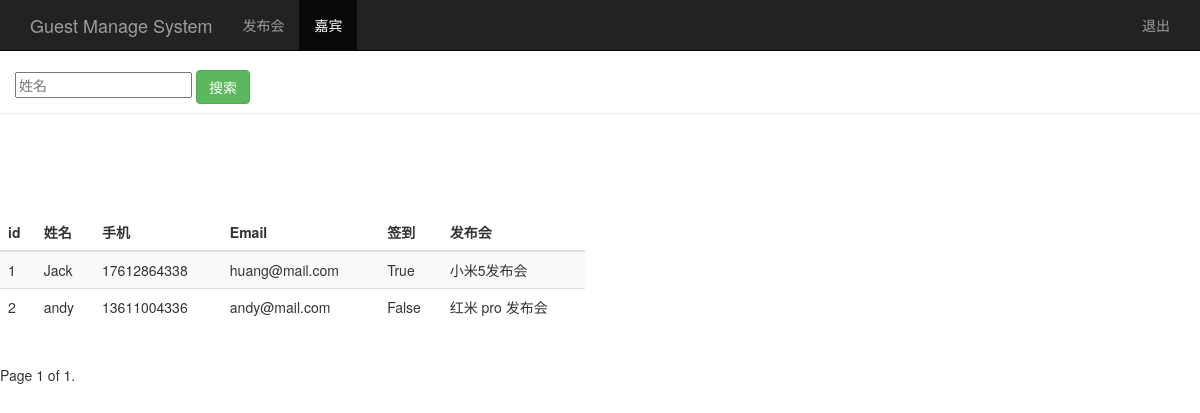
/guest_manage/, run on the app's committed database.
### sign/models.py (models this page shows, shortened)
class Guest(models.Model):
    event = models.ForeignKey('Event', on_delete=models.CASCADE)             #关联发布会id
    realname = models.CharField(max_length=64)   #姓名
    phone = models.CharField(max_length=16)      #手机号
    email = models.EmailField()                  #邮箱
    sign = models.BooleanField()                 #签到状态
    create_time = models.DateTimeField(auto_now=True)    #创建时间
    class Meta:
        unique_together = ("event", "phone")

class Event(models.Model):
    name = models.CharField(max_length=40)   #发布会标题
    limit = models.IntegerField()            #参加人数
    status = models.BooleanField()           #状态
    address = models.CharField(max_length=200)           #地址
    start_time = models.DateTimeField('events time')    #发布会时间
    create_time = models.DateTimeField(auto_now=True)    #c创建时间（自动获取当期时间）
    def __str__(self):
        return self.name

### sign/views.py (the view)
# urls.py: path('guest_manage/', views.guest_manage),
def guest_manage(request):
    guest_list = Guest.objects.all()
    username = request.session.get('user', '')
    paginator = Paginator(guest_list, 2)
    page = request.GET.get('page')
    try:
        contacts = paginator.page(page)
    except PageNotAnInteger:
        contacts = paginator.page(1)
    except EmptyPage:
        contacts = paginator.page(paginator.num_pages)
    return render(request, 'guest_manage.html', {"user": username, "guests": contacts})

### sign/templates/guest_manage.html (shortened to what this page needs)
<!DOCTYPE html>
<html lang="en">
<head>
    {% load bootstrap3 %}
    {% bootstrap_css %}
</head>
<body role="document">
    <nav class="navbar navbar-inverse navbar-fixed-top">
        <div class="container">
            <div class="navbar-header">
                <a class="navbar-brand" href="/event_manage/">Guest Manage System</a>
            </div>
            <div id="navbar" class="collapse navbar-collapse">
                <ul class="nav navbar-nav">
                    <li><a href="/event_manage/">发布会</a></li>
                    <li class="active"><a href="#">嘉宾</a></li>
                </ul>
                <ul class="nav navbar-nav navbar-right">
                    <li><a href="#">{{user}}</a></li>
                    <li><a href="/logout/">退出</a></li>
                </ul>
            </div>
        </div>
    </nav>
    <div class="page-header" style="padding-top: 30px">
        <div id="navbar" class="navbar-collapse collapse">
            <form class="navbar-from" method="get" action="/search_realname/">
                <div class="from-group">
                    <input name="realname" type="text" placeholder="姓名" class="from-contorl">
                    <button type="submit" class="btn btn-success">搜索</button>
                </div>
            </form>
        </div>
    </div>
    <div class="row" style="padding-top:80px;">
        <div class="col-md-6">
            <table class="table table-striped">
                <thead>
                    <tr>
                        <th>id</th><th>姓名</th><th>手机</th><th>Email</th><th>签到</th><th>发布会</th>
                    </tr>
                </thead>
                <tbody>
                    {% for guest in guests %}
                        <tr>
                            <td>{{ guest.id }}</td>
                            <td>{{ guest.realname }}</td>
                            <td>{{ guest.phone }}</td>
                            <td>{{ guest.email }}</td>
                            <td>{{ guest.sign }}</td>
                            <td>{{ guest.event }}</td>
                        </tr>
                    {% endfor %}
                </tbody>
            </table>
        </div>
    </div>
    <div class="pagination">
        <span class="step-links">
            <span class="current">
                Page {{ guests.number }} of {{ guests.paginator.num_pages }}.
            </span>
        </span>
    </div>
</body>
</html>

### data on the page
Guest: id "1", realname "Jack", phone "17612864338", email "huang@mail.com", sign "True", event "小米5发布会"
Guest: id "2", realname "andy", phone "13611004336", email "andy@mail.com", sign "False", event "红米 pro 发布会"

### other printed values
{{ guests.number }} "1"
{{ guests.paginator.num_pages }} "1"
